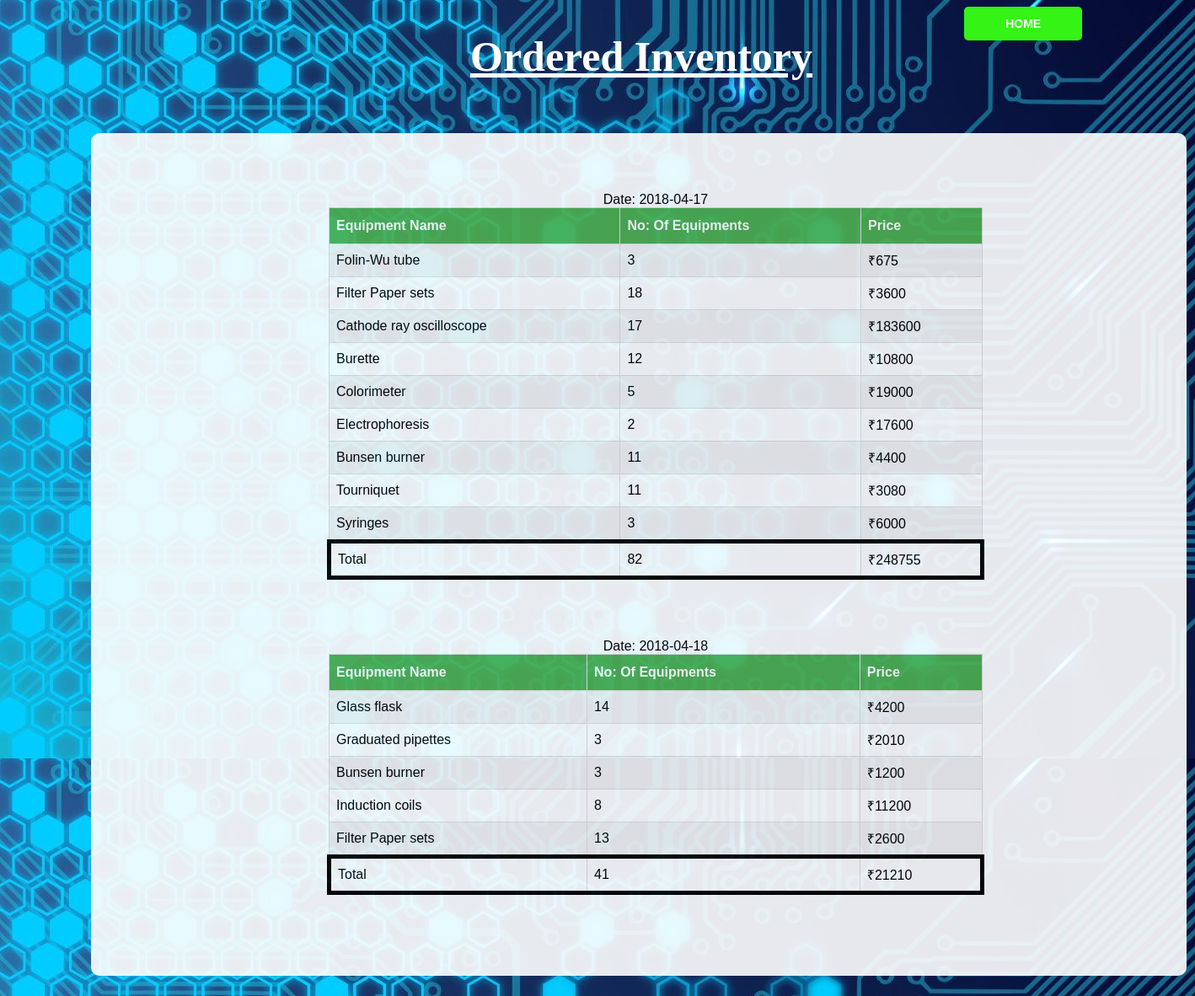
Screenshot of /prevord.php with the database file from the repository.
### tables this page shows
CREATE TABLE `lequip` (
  `eq_name` varchar(50) NOT NULL,
  `available` int(4) NOT NULL DEFAULT '50',
  `maximum` int(4) NOT NULL DEFAULT '50',
  `ord` int(4) NOT NULL DEFAULT '0',
  `dates` varchar(20) DEFAULT NULL,
  `price` int(10) NOT NULL,
  `status` varchar(3) NOT NULL
);

### prevord.php (the view, shortened to what this page needs)
<?php
  $db = 'medi';
  $user = 'arjun';
  $pass = '123';
  $conn = mysqli_connect('localhost',$user,$pass,$db);
?>
<!DOCTYPE html>
<html>
<head>
	<link rel="stylesheet" type="text/css" href="css/prevord.css">
</head>
<body>
<form method="post" action="labhome.php">
<input type="submit" name="b2" class="btn" value="HOME">
</form>
<h3 class="head">Ordered Inventory</h3>
<form method="post" action="">
<div class="container">
<?php
  $sql = "SELECT * FROM lequip WHERE dates<>'NULL' ORDER BY dates";
  $res = mysqli_query($conn,$sql);
 if(mysqli_num_rows($res)!=0)
 {
  $x=0;
while($row=mysqli_fetch_assoc($res))
{
    $d = $row['dates'];
?>
<table border="1" class="table">
<caption><?php echo "Date: ".$d?></caption>
<th>Equipment Name</th>
<th>No: Of Equipments</th>
<th>Price</th>
<?php
$tq = 0;
$tpr = 0;
  while($row['dates']==$d)
  {
  $x = $x+1;
 	$eq = $row['eq_name'];
 	$q = $row['ord'];
 	$pr = $row['price'];
 	$pr = $q*$pr;
 	$tpr=$tpr+$pr;
 	$tq=$tq+$q;
 ?>
   <tr>
   <td><?php echo $eq ?></td>
   <td><?php echo $q ?></td>
   <td><?php echo "₹".$pr ?></td>
   </tr>
 <?php
   $row=mysqli_fetch_assoc($res);
   if($row['dates']=='')
   {
     break;
   }
   if($row['dates']!=$d)
   {
     mysqli_data_seek($res, $x);
     break;
   }
  }
  ?>
  <tr class='tbl1'>
  <td><?php echo "Total" ?></td>
  <td><?php echo $tq ?></td>
  <td><?php echo "₹".$tpr ?></td>
  </tr>
  <?php
}
 }
 else
  {
    echo "<h3 class='h1'>NO EQUIPMENTS TO SHOW</h3>";
  }
?>
</table>
</div>
</form>
</body>
</html>

### css/prevord.css (style rules this page uses)
body { background: #eee; width: 100%; height: 100%; background: url('images/labtech.jpg'); position: absolute; }
.container { overflow: auto; position: absolute; width: 1300px; height: 1000px; position: relative; margin-left: 100px; margin-top: 150px; border-radius: 10px; background: #FFFFFF; opacity: 0.9; }
.table { margin-top: 70px; margin-left: 280px; }
.table { font-family: "Trebuchet MS", Arial, Helvetica, sans-serif; border-collapse: collapse; width: 60%; }
.table td, .table th { border: 1px solid #ddd; padding: 8px; }
.table tr:nth-child(even) { background-color: #f2f2f2; }
.table th { padding-top: 12px; padding-bottom: 12px; text-align: left; background-color: #4CAF50; color: white; }
.table .tbl1 { border: 5px solid #000000; }
.btn { width: 140px; height: 40px; background: #34f315; font-size: 14px; margin-right: 10%; font-weight: bold; border-radius: 5px; border: none; color: #fff; position: absolute; right: 0px; }
.head { text-decoration: underline; position: absolute; margin-left: 550px; margin-top: 30px; font-size: 50px; color: #FFFFFF; }

### rows the page displays
lequip: dates "2018-04-17", eq_name "Folin-Wu tube", ord "3", pr "675", tq "82", tpr "248755"
lequip: eq_name "Filter Paper sets", ord "18", pr "3600"
lequip: eq_name "Cathode ray oscilloscope", ord "17", pr "183600"
lequip: eq_name "Burette", ord "12", pr "10800"
lequip: eq_name "Colorimeter", ord "5", pr "19000"
lequip: eq_name "Electrophoresis", ord "2", pr "17600"
lequip: eq_name "Bunsen burner", ord "11", pr "4400"
lequip: eq_name "Tourniquet", ord "11", pr "3080"
lequip: eq_name "Syringes", ord "3", pr "6000"
lequip: dates "2018-04-18", eq_name "Glass flask", ord "14", pr "4200", tq "41", tpr "21210"
lequip: eq_name "Graduated pipettes", ord "3", pr "2010"
lequip: eq_name "Bunsen burner", ord "3", pr "1200"
lequip: eq_name "Induction coils", ord "8", pr "11200"
lequip: eq_name "Filter Paper sets", ord "13", pr "2600"
